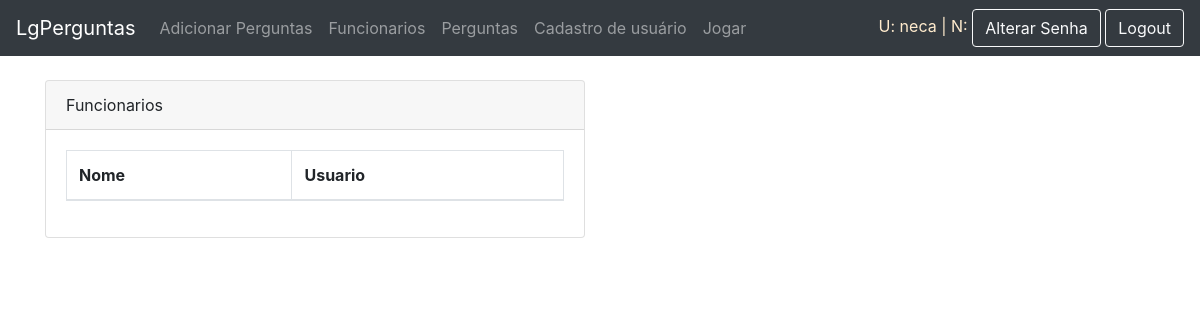
Before: /funcionarios/ (signed in) with the older database file.
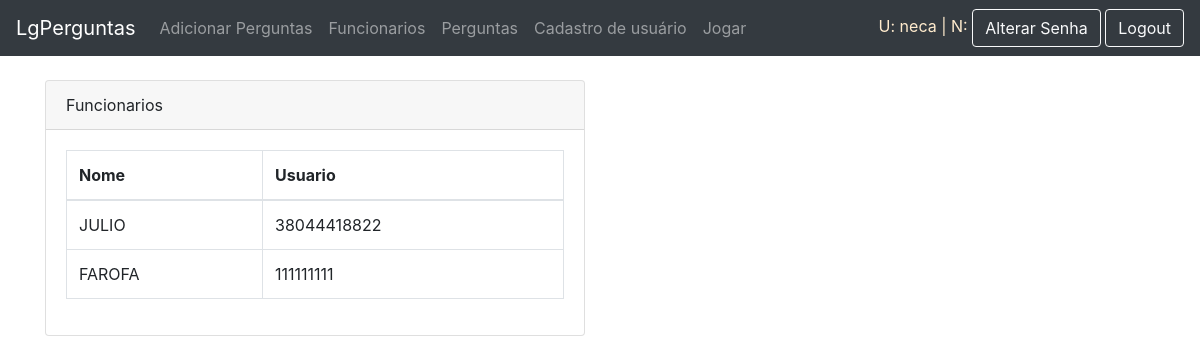
After: the same page with the newer database file.
### app/models.py (models this page shows)
class AuthUser(models.Model):
    password = models.CharField(max_length=128)
    last_login = models.DateTimeField(blank=True, null=True)
    is_superuser = models.BooleanField()
    username = models.CharField(unique=True, max_length=150)
    first_name = models.CharField(max_length=128)
    email = models.CharField(max_length=254)
    is_staff = models.BooleanField()
    is_active = models.BooleanField()
    date_joined = models.DateTimeField(auto_now=True)
    last_name = models.CharField(max_length=150)
    class Meta:
        managed = False
        db_table = 'auth_user'

class Funcionario(models.Model):
    usuario = models.ForeignKey(AuthUser, models.DO_NOTHING,related_name="ex1")
    empresa = models.ForeignKey(AuthUser, models.DO_NOTHING,related_name="ex2")

### app/views.py (the view, shortened to what this page needs)
# urls.py: path('funcionarios/', views.funcionarios),
@login_required(login_url='/login/')
def funcionarios(request):
    data={}
    try:
        data['usuarios']= AuthUser.objects.filter(id=request.user.id)
        usuario = AuthUser.objects.get(id=request.user.id)
    except:
        None
    if request.user.is_superuser and request.user.is_staff:
        try:
            data['funcionarios'] = Funcionario.objects.filter(empresa=usuario)
        except:
            None
    return render(request, 'funcionarios.html',data)

### app/templates/funcionarios.html (shortened to what this page needs)
{% extends 'template.html' %}
{% block content %}
<div class="container" style="margin-top: 10vh;">
	<div class="row">
		<div class="col-md-12 box-container">
			<form action="">
				<div class="form-group">
					<div class="row">
						<div class="col-md-6">
							<div class="card">
								<div class="card-header">
									Funcionarios
								</div>
								<div class="card-body">
									<table data-toggle="table" class="table table-bordered">
										<thead>
											<tr>
												<th>Nome</th>
												<th>Usuario</th>
											</tr>
										</thead>
										<tbody>
											{% for item in funcionarios %}
											<tr>
												<td>
													{{item.usuario.first_name}}
												</td>
												<td>
													{{item.usuario.username}}
												</td>
											</tr>
											{% endfor %}
										</tbody>
									</table>
								</div>
							</div>
						</div>
				</div>
			</form>
		</div>
	</div>
</div>
{% endblock %}

### app/templates/template.html (shortened to what this page needs)
<!doctype html>
<html lang="en">
  <head>
    <link rel="stylesheet" href="https://stackpath.bootstrapcdn.com/bootstrap/4.4.1/css/bootstrap.min.css">
    <link rel="stylesheet" href="https://unpkg.com/bootstrap-table@1.16.0/dist/bootstrap-table.min.css">
  </head>
  <body>
    <nav class="navbar navbar-expand-lg navbar-dark bg-dark mb-3  fixed-top">
  <a class="navbar-brand" href="/">LgPerguntas</a>
  <div class="collapse navbar-collapse" id="navbarSupportedContent">
    <ul class="navbar-nav mr-auto">
      {% if user.is_authenticated %}
        {% if user.is_superuser %}
      <li class="nav-item dropdown">
        <a class="nav-link" href="/perguntas/cadastrar">Adicionar Perguntas</a>
      </li>
        {%endif%}
      {% if user.is_superuser or user.is_staff %}
      <li>
        <a class="nav-link" href="/funcionarios/">Funcionarios</a>
      </li>
      <li>
        <a class="nav-link" href="/perguntas/">Perguntas</a>
      </li>
      <li>
        <a class="nav-link" href="/registro/">Cadastro de usuário</a>
      </li>
      {%endif%}
      <li class="nav-item">
        <a class="nav-link" href="/jogo">Jogar</a>
      </li>
      {% endif %}
    </ul>
      <div class="ml-auto">
        {% if user.is_authenticated %}
        {% for item in usuarios%}
          <h7 style="color: blanchedalmond;">U: {{item.username}} | N: {{item.first_name}}</h7>
        {%endfor%}
        <a class="btn btn-outline-light" href="/altsenha/">Alterar Senha</a>
        <a class="btn btn-outline-light" href="/logout/">Logout</a>
      </div>
    {% endif %}
  </div>
</nav>
    {% block content%}
    {% endblock %}
  </body>
</html>

Changed rows visible on the page:
added Funcionario: usuario.first_name "JULIO", usuario.username "38044418822"
added Funcionario: usuario.first_name "FAROFA", usuario.username "111111111"
